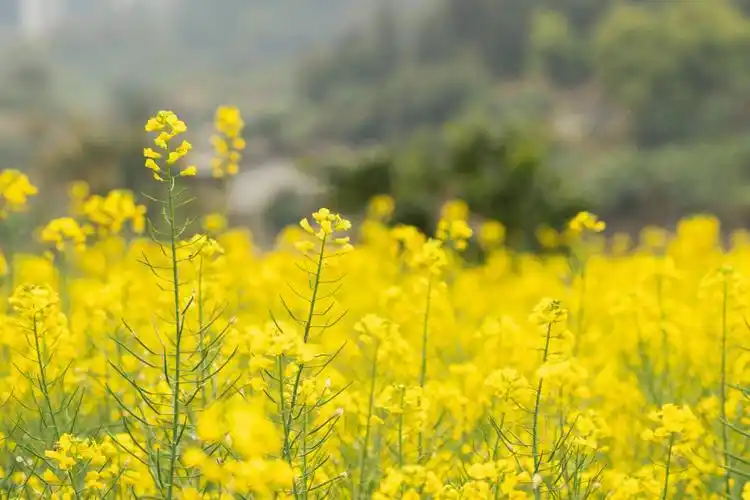
#> input picture Part21/scenery.png, 750 x 500 px
$ python blog021b.py
#> lines starting #> are read from the running program, lines starting #| are printed output that depends on the picture
import cv2
import numpy as np
import matplotlib.pyplot as plt

img = cv2.imread('scenery.png')
#> img is the input picture: shape (500, 750, 3); mean B, G, R 58.1, 164.2, 171.9
img = cv2.cvtColor(img,cv2.COLOR_BGR2RGB)

# 彩色图像均衡化，需要分解通道，对每一个通道均衡化
(b,g,r) = cv2.split(img)
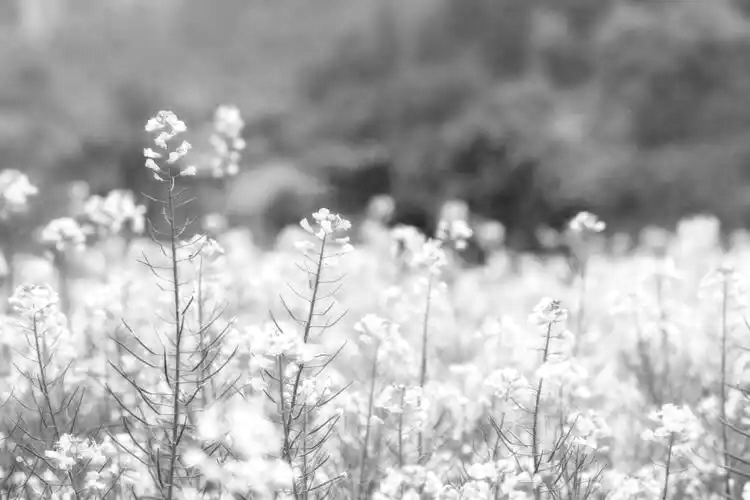
#> b: shape (500, 750); min 36, max 255, mean 171.9
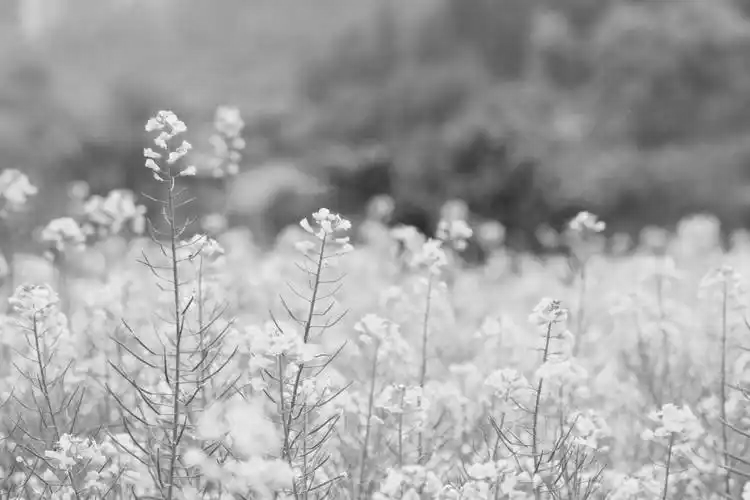
#> g: shape (500, 750); min 43, max 255, mean 164.2
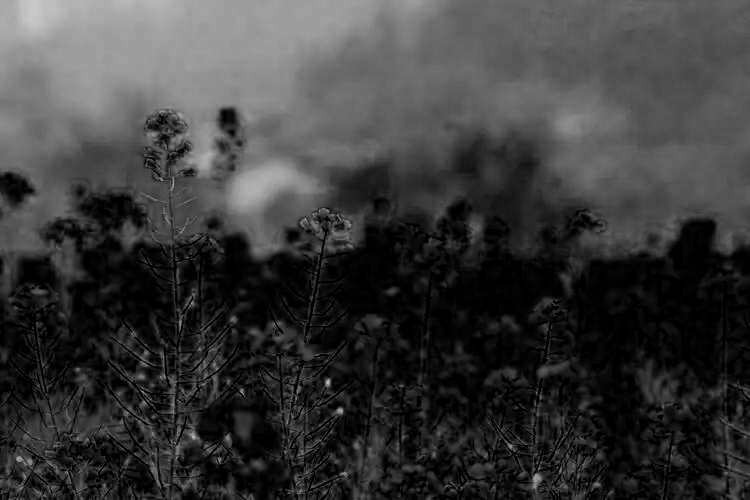
#> r: shape (500, 750); min 0, max 202, mean 58.1
bH = cv2.equalizeHist(b)
gH = cv2.equalizeHist(g)
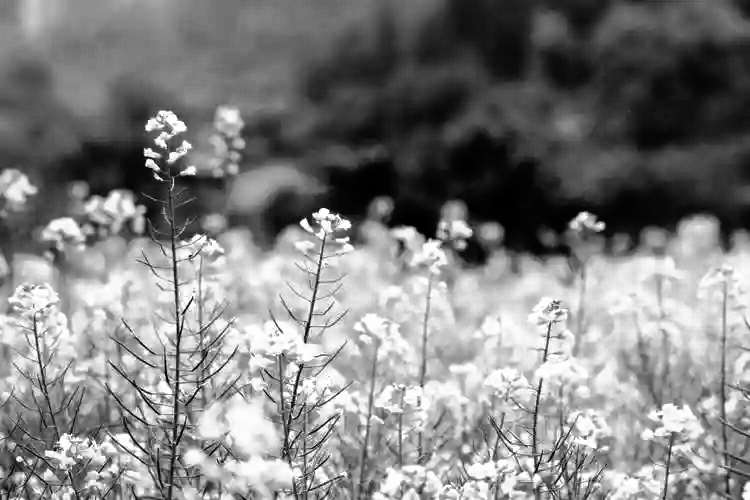
#> gH: shape (500, 750); min 0, max 255, mean 128.4
rH = cv2.equalizeHist(r)
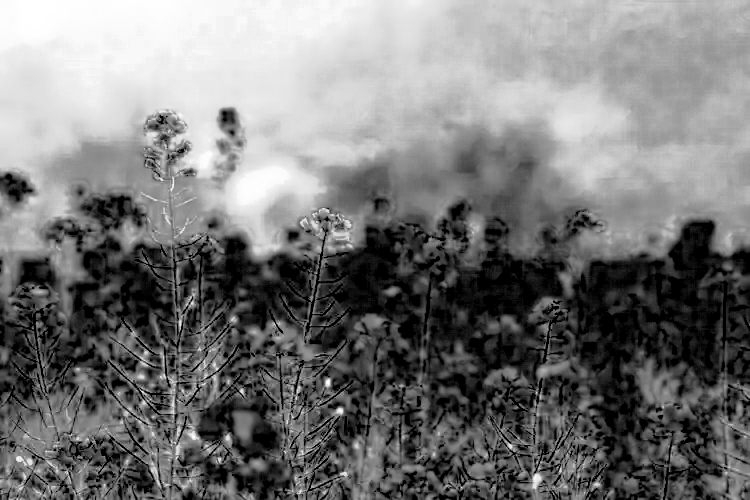
#> rH: shape (500, 750); min 0, max 255, mean 119.4

# 合并每一个通道
result = cv2.merge((bH,gH,rH))
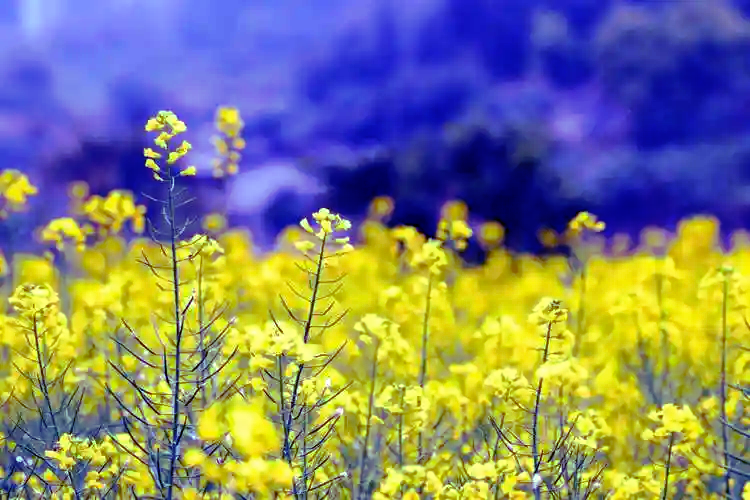
#> result: shape (500, 750, 3); mean R, G, B 128.3, 128.4, 119.4
cv2.imshow('Input',img)
cv2.imshow('Result',result)

# 等待显示
cv2.waitKey(0)
cv2.destroyAllWindows()

# 绘制直方图
plt.figure('Hist')
# 各色分量
plt.hist(bH.ravel(),bins=256,density = True,facecolor = 'b',edgecolor = 'b')
plt.hist(gH.ravel(),bins=256,density = True,facecolor = 'g',edgecolor = 'g')
plt.hist(rH.ravel(),bins=256,density = True,facecolor = 'r',edgecolor = 'r')
plt.xlabel('x')
plt.ylabel('y')
plt.show()
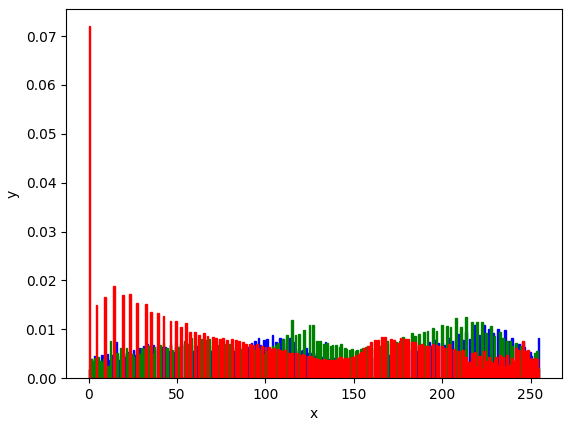
#> figure drawn by matplotlib, 1 panel; tallest bar 0.011 high, from x = 218.1 to 219.1; tallest bar 0.0126 high, from x = 213.2 to 214.2; tallest bar 0.072 high, from x = 0 to 0.996
